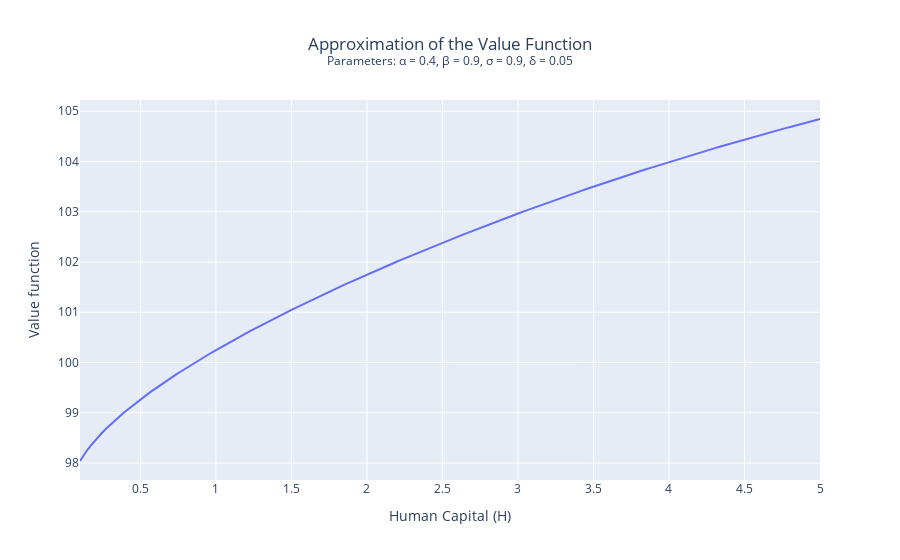

Here is the notebook cell this chart was saved with:
### Markdown cell above
## 2.1 Value function

### Code cell
H_min, H_max, H_points = 0.1, 5, 200
H_values = np.linspace(H_min, H_max, H_points)

fig = go.Figure()

fig.add_trace(go.Scatter(
    x=H_values,
    y=V,
    mode = "lines",
    name = "approximated value function"
))
fig.update_layout(
    xaxis_title="Human Capital (H)",
    yaxis_title="Value function",
    title={
    "text": "Approximation of the Value Function<br><sup>Parameters: α = 0.4, β = 0.9, σ = 0.9, δ = 0.05</sup>",
    "x": 0.5,
    "xanchor": "center"
    },
    # showlegend=True
)
fig.show()

### Figure 1 — Plotly figure (JSON) as saved in the notebook; plotly's stock layout.template omitted (floating-point values rounded to 4 significant figures; data arrays with more than 128 entries replaced by an {"elided": "..."} marker saying what was removed)
{"data": [{"mode": "lines", "name": "approximated value function", "type": "scatter", "x": {"elided": "200 float values"}, "y": {"elided": "200 float values"}}], "layout": {"title": {"text": "Approximation of the Value Function<br><sup>Parameters: α = 0.4, β = 0.9, σ = 0.9, δ = 0.05</sup>", "x": 0.5, "xanchor": "center"}, "xaxis": {"title": {"text": "Human Capital (H)"}}, "yaxis": {"title": {"text": "Value function"}}}}
